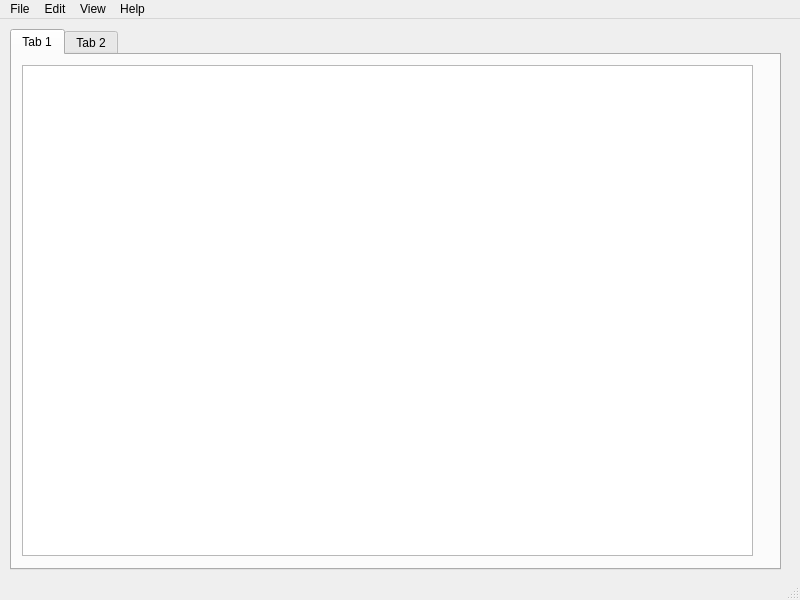
<?xml version="1.0" encoding="UTF-8"?>
<ui version="4.0">
 <class>MainWindow</class>
 <widget class="QMainWindow" name="MainWindow">
  <property name="geometry">
   <rect>
    <x>0</x>
    <y>0</y>
    <width>800</width>
    <height>600</height>
   </rect>
  </property>
  <property name="windowTitle">
   <string>MainWindow</string>
  </property>
  <widget class="QWidget" name="centralwidget">
   <widget class="QTabWidget" name="tabWidget">
    <property name="geometry">
     <rect>
      <x>10</x>
      <y>10</y>
      <width>771</width>
      <height>541</height>
     </rect>
    </property>
    <property name="sizePolicy">
     <sizepolicy hsizetype="Expanding" vsizetype="Expanding">
      <horstretch>0</horstretch>
      <verstretch>0</verstretch>
     </sizepolicy>
    </property>
    <property name="currentIndex">
     <number>0</number>
    </property>
    <widget class="QWidget" name="tab">
     <attribute name="title">
      <string>Tab 1</string>
     </attribute>
     <widget class="QGraphicsView" name="graphicsView">
      <property name="geometry">
       <rect>
        <x>10</x>
        <y>10</y>
        <width>731</width>
        <height>491</height>
       </rect>
      </property>
     </widget>
    </widget>
    <widget class="QWidget" name="tab_2">
     <attribute name="title">
      <string>Tab 2</string>
     </attribute>
    </widget>
   </widget>
  </widget>
  <widget class="QMenuBar" name="menubar">
   <property name="geometry">
    <rect>
     <x>0</x>
     <y>0</y>
     <width>800</width>
     <height>22</height>
    </rect>
   </property>
   <widget class="QMenu" name="menuFile">
    <property name="title">
     <string>File</string>
    </property>
   </widget>
   <widget class="QMenu" name="menuEdit">
    <property name="title">
     <string>Edit</string>
    </property>
   </widget>
   <widget class="QMenu" name="menuView">
    <property name="title">
     <string>View</string>
    </property>
   </widget>
   <widget class="QMenu" name="menuHelp">
    <property name="title">
     <string>Help</string>
    </property>
    <addaction name="actionAbout"/>
   </widget>
   <addaction name="menuFile"/>
   <addaction name="menuEdit"/>
   <addaction name="menuView"/>
   <addaction name="menuHelp"/>
  </widget>
  <widget class="QStatusBar" name="statusbar"/>
  <action name="actionAbout">
   <property name="text">
    <string>About</string>
   </property>
  </action>
 </widget>
 <resources/>
 <connections/>
</ui>
